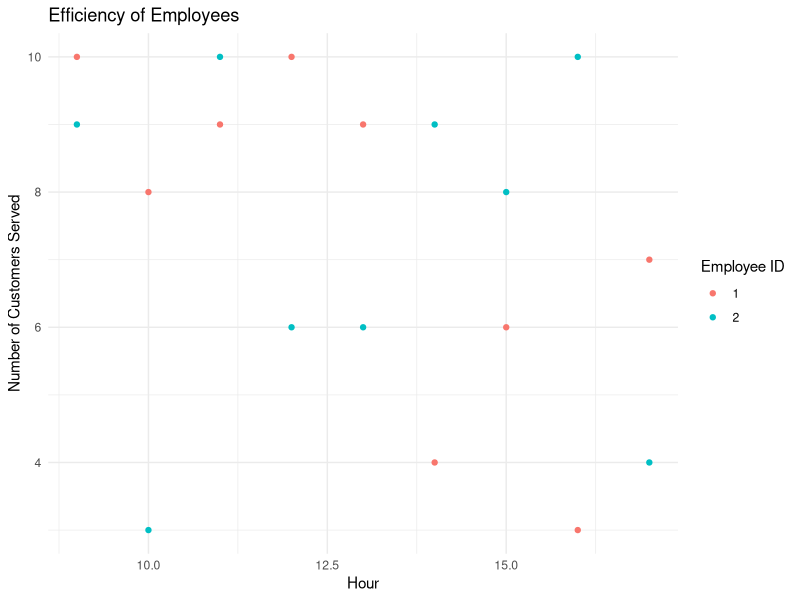

Write the R code that produced this figure.
## ---- chunk 1
library(ggplot2)
## ---- chunk 2
simulate_efficiency <- function(num_hours = 8, num_employees = 2, opening_hour = 9, closing_hour = 17) {
  hours <- seq(opening_hour, closing_hour)
  employees <- seq(1, num_employees)
  data <- list()
  
  for (hour in hours) {
    for (employee in employees) {
      # Simulate number of customers served as a random number between 3 and 10
      customers_served <- sample(3:10, 1)
      data <- c(data, list(c(employee, hour, customers_served)))
    }
  }
  
  df <- as.data.frame(do.call(rbind, data))
  colnames(df) <- c('employee_id', 'hour', 'customers_served')
  return(df)
}

# Simulate the data
simulated_data <- simulate_efficiency()

# Visualizing the simulated data
ggplot(simulated_data, aes(x = hour, y = customers_served, color = factor(employee_id))) +
  geom_point() +
  labs(x = "Hour", y = "Number of Customers Served", color = "Employee ID") +
  ggtitle("Efficiency of Employees") +
  theme_minimal()
